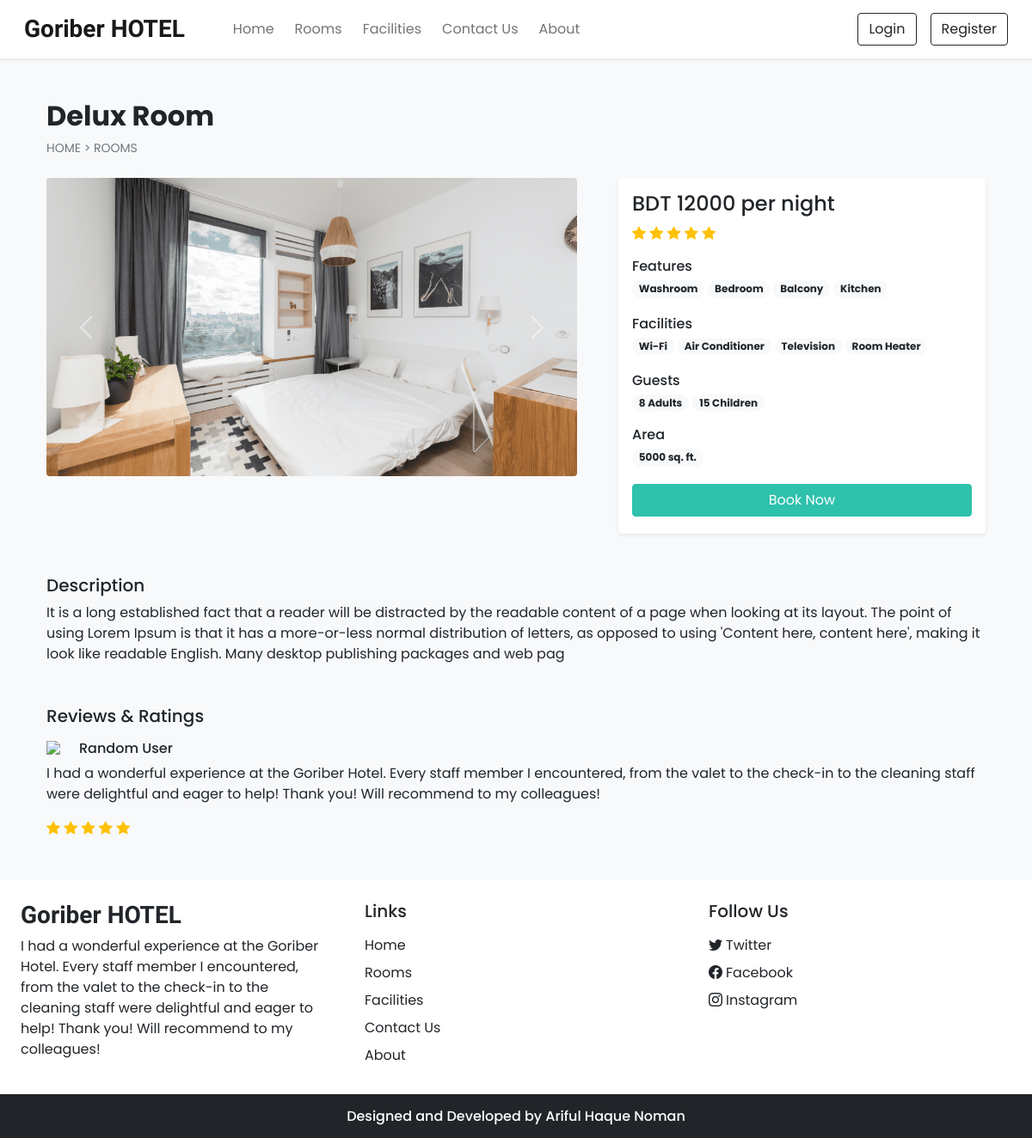
Page /room_details.php?id=9 on the committed database.
### tables this page shows
CREATE TABLE `settings` (
  `sr_no` int(11) NOT NULL,
  `site_title` varchar(50) NOT NULL,
  `site_about` varchar(250) NOT NULL,
  `shutdown` tinyint(1) NOT NULL
);

CREATE TABLE `rooms` (
  `id` int(11) NOT NULL,
  `name` varchar(150) NOT NULL,
  `area` int(11) NOT NULL,
  `price` int(11) NOT NULL,
  `quantity` int(11) NOT NULL,
  `adult` int(11) NOT NULL,
  `children` int(11) NOT NULL,
  `description` varchar(350) NOT NULL,
  `status` tinyint(4) NOT NULL DEFAULT 1,
  `removed` tinyint(4) NOT NULL DEFAULT 0
);

CREATE TABLE `room_images` (
  `sr_no` int(11) NOT NULL,
  `room_id` int(11) NOT NULL,
  `image` varchar(150) NOT NULL,
  `thumb` tinyint(4) NOT NULL DEFAULT 0
);

CREATE TABLE `features` (
  `id` int(11) NOT NULL,
  `name` varchar(50) NOT NULL
);

CREATE TABLE `facilities` (
  `id` int(11) NOT NULL,
  `icon` varchar(100) NOT NULL,
  `name` varchar(50) NOT NULL,
  `description` varchar(250) NOT NULL
);

### admin/inc/db_config.php (called while the page is built, shortened)
<?php
    function select($sql,$values,$datatypes)
    {
        $con = $GLOBALS['con'];
        if($stmt = mysqli_prepare($con,$sql))
        {
            mysqli_stmt_bind_param($stmt,$datatypes,...$values);
            if(mysqli_stmt_execute($stmt))
            {
                $res = mysqli_stmt_get_result($stmt);
                return $res;
            }
            else
            {
                mysqli_stmt_close($stmt);
                die("Query cannot be executed - Select");
            }
        }
        else
        {
            die("Query cannot be prepared - Select");
        }
    }
?>

### room_details.php (the view, shortened to what this page needs)
<!DOCTYPE html>
<html lang="en">
    <head>
        <?php require('inc/links.php');?>
    </head>
    <body class="bg-light">
        <?php require('inc/header.php');?>
        <?php
        $data = filteration($_GET);
        $room_res = select("SELECT * FROM `rooms` WHERE `id`=? AND `status`=? AND `removed`=?",[$data['id'],1,0],'iii');
        $room_data = mysqli_fetch_assoc($room_res);
        ?>
        <div class="container">
            <div class="row">
                <div class="col-12 my-5 mb-4 px-4">
                    <h2 class="fw-bold"><?php echo $room_data['name'] ?></h2>
                    <div style="font-size: 14px;">
                        <a href="index.php" class="text-secondary text-decoration-none">HOME</a>
                        <span class="text-secondary"> > </span>
                        <a href="rooms.php" class="text-secondary text-decoration-none">ROOMS</a>
                    </div>
                </div>
                <div class="col-lg-7 col-md-12 px-4">
                    <div id="roomCarousel" class="carousel slide" data-bs-ride="carousel">
                        <div class="carousel-inner">
                            <?php
                                $room_img = ROOMS_IMG_PATH . "thumbnail.jpg";
                                $img_q = mysqli_query($con, "SELECT * FROM `room_images` WHERE `room_id` = '$room_data[id]'");
                                if(mysqli_num_rows($img_q) > 0)
                                {
                                    $active_class = 'active';
                                    while($img_res = mysqli_fetch_assoc($img_q))
                                    {
                                        echo "
                                            <div class='carousel-item $active_class'>
                                                <img src='".ROOMS_IMG_PATH.$img_res['image']."' class='d-block w-100 rounded'>
                                            </div>
                                        ";
                                        $active_class = '';
                                    }
                                }
                                else
                                {
                                    echo "
                                        <div class='carousel-item active'>
                                            <img src='$room_img' class='d-block w-100'>
                                        </div>
                                    ";
                                }
                            ?>
                        </div>
                        <button class="carousel-control-prev" type="button" data-bs-target="#roomCarousel" data-bs-slide="prev">
                            <span class="carousel-control-prev-icon" aria-hidden="true"></span>
                        </button>
                        <button class="carousel-control-next" type="button" data-bs-target="#roomCarousel" data-bs-slide="next">
                            <span class="carousel-control-next-icon" aria-hidden="true"></span>
                        </button>
                    </div>
                </div>
                <div class="col-lg-5 col-md-12 px-4">
                    <div class="card mb-4 border-0 shadow-sm rounded-3">
                        <div class="card-body">
                            <?php
                                echo <<< price
                                    <h4>BDT $room_data[price] per night</h4>
                                price;
                                echo <<< rating
                                    <div class="mb-3">
                                        <i class="bi bi-star-fill text-warning"></i>
                                        <i class="bi bi-star-fill text-warning"></i>
                                        <i class="bi bi-star-fill text-warning"></i>
                                        <i class="bi bi-star-fill text-warning"></i>
                                        <i class="bi bi-star-fill text-warning"></i>
                                    </div>
                                rating;
                                $fea_q = mysqli_query($con,"SELECT f.name FROM `features` f INNER JOIN `room_features` rfea ON f.id = rfea.features_id WHERE rfea.room_id = '$room_data[id]'");
                                $features_data = "";
                                while($fea_row = mysqli_fetch_assoc($fea_q))
                                {
                                    $features_data .="<span class='badge rounded-pill bg-light text-dark text-wrap me-1 mb-1'>
                                        $fea_row[name]
                                    </span>";
                                }
                                echo <<< features
                                    <div class="mb-3">
                                        <h6 class="mb-1">Features</h6>
                                        $features_data
                                    </div>
                                features;
                                $fac_q = mysqli_query($con, "SELECT f.name FROM `facilities` f INNER JOIN `room_facilities` rfac ON f.id = rfac.facilities_id WHERE rfac.room_id = '$room_data[id]'");
                                $facilities_data = "";
                                while($fac_row = mysqli_fetch_assoc($fac_q))
                                {
                                    $facilities_data .="<span class='badge rounded-pill bg-light text-dark text-wrap me-1 mb-1'>
                                        $fac_row[name]
                                    </span>";
                                }
                                echo <<<facilities
                                    <div class="mb-3">
                                        <h6 class="mb-1">Facilities</h6>
                                        $facilities_data
                                    </div>
                                facilities;
                                echo <<<guests
                                    <div class="mb-3">
                                        <h6 class="mb-1">Guests</h6>
                                        <span class="badge rounded-pill bg-light text-dark text-wrap">
                                            $room_data[adult] Adults
                                        </span>
                                        <span class="badge rounded-pill bg-light text-dark text-wrap">
                                            $room_data[children] Children
                                        </span>
                                    </div>
                                guests;
                                echo <<< area
                                    <div class="mb-3">
                                        <h6 class="mb-1">Area</h6>
                                        <span class='badge rounded-pill bg-light text-dark text-wrap me-1 mb-1'>
                                            $room_data[area] sq. ft.
                                        </span>
                                    </div>
                                area;
                                if(!$settings_r['shutdown'])
                                {
                                    $login = 0;
                                    echo <<< book
                                        <button onclick='checkLoginToBook($login,$room_data[id])' class="btn w-100 text-white custom-bg shadow-none mb-1">Book Now</button>
                                    book;
                                }
                            ?>
                        </div>
                    </div>
                </div>
                <div class="col-12 mt-4 px-4">
                    <div class="mb-5">
                        <h5>Description</h5>
                        <p>
                            <?php echo $room_data['description'] ?>
                        </p>
                    </div>
                    <div>
                        <h5 class="mb-3">Reviews & Ratings</h5>
                        <div>
                            <div class="d-flex align-items-center mb-2">
                                <img src="images/features/star.svg" width="30px">
                                <h6 class="m-0 ms-2">Random User</h6>
                            </div>
                            <p>
                                I had a wonderful experience at the Goriber Hotel. Every staff member
                                I encountered, from the valet to the check-in to the cleaning
                                staff were delightful and eager to help! Thank you! Will recommend
                                to my colleagues!
                            </p>
                            <div class="rating">
                                <i class="bi bi-star-fill text-warning"></i>
                                <i class="bi bi-star-fill text-warning"></i>
                                <i class="bi bi-star-fill text-warning"></i>
                                <i class="bi bi-star-fill text-warning"></i>
                                <i class="bi bi-star-fill text-warning"></i>
                            </div>
                        </div>
                    </div>
                </div>
            </div>
        </div>
        <?php require('inc/footer.php');?>
    </body>
</html>

### inc/header.php (shortened to what this page needs)
<nav id="nav-bar" class="navbar navbar-expand-lg navbar-light bg-white px-lg-3 py-lg-2 shadow-sm sticky-top">
    <div class="container-fluid">
        <a class="navbar-brand me-5 fw-bold fs-3 h-font" href="index.php"><?php echo $settings_r['site_title'] ?></a>
        <div class="collapse navbar-collapse" id="navbarSupportedContent">
            <ul class="navbar-nav me-auto mb-2 mb-lg-0">
                <li class="nav-item">
                    <a class="nav-link me-2" href="index.php">Home</a>
                </li>
                <li class="nav-item">
                    <a class="nav-link me-2" href="rooms.php">Rooms</a>
                </li>
                <li class="nav-item">
                    <a class="nav-link me-2" href="facilities.php">Facilities</a>
                </li>
                <li class="nav-item">
                    <a class="nav-link me-2" href="contact.php">Contact Us</a>
                </li>
                <li class="nav-item">
                    <a class="nav-link" href="about.php">About</a>
                </li>
            </ul>
            <div class="d-flex">
                <?php
                    if(isset($_SESSION['login']) && $_SESSION['login'] == true)
                    {
                        $path = USERS_IMG_PATH;
                        echo <<< data
                            <div class="btn-group">
                                <button type="button" class="btn btn-outline-dark shadow-none dropdown-toggle" data-bs-toggle="dropdown" data-bs-display="static" aria-expanded="false">
                                    <img src="$path$_SESSION[uPic]" style="width: 25px; heigth: 25px;" class="me-1">
                                    $_SESSION[uName]
                                </button>
                                <ul class="dropdown-menu dropdown-menu-lg-end">
                                    <li><a class="dropdown-item" href="profile.php">Profile</a></li>
                                    <li><a class="dropdown-item" href="bookings.php">Bookings</a></li>
                                    <li><a class="dropdown-item" href="logout.php">Logout</a></li>
                                </ul>
                            </div>
                        data;
                    }
                    else
                    {
                        echo <<<data
                            <button type="button" class="btn btn-outline-dark shadow-none me-lg-3 me-2" data-bs-toggle="modal" data-bs-target="#loginModal">
                                Login
                            </button>
                            <button type="button" class="btn btn-outline-dark shadow-none" data-bs-toggle="modal" data-bs-target="#registerModal">
                                Register
                            </button>
                        data;
                    }
                ?>
            </div>
        </div>
    </div>
</nav>

### inc/footer.php (shortened to what this page needs)
<div class="container-fluid bg-white mt-5">
    <div class="row">
        <div class="col-lg-4 p-4">
            <h3 class="h-font fw-bold fs-3 mb-2"><?php echo $settings_r['site_title'] ?></h3>
            <p>
                <?php echo $settings_r['site_about'] ?>
            </p>
        </div>
        <div class="col-lg-4 p-4">
            <h5 class="mb-3">Links</h5>
            <a href="index.php" class="d-inline-block mb-2 text-dark text-decoration-none">Home</a><br>
            <a href="rooms.php" class="d-inline-block mb-2 text-dark text-decoration-none">Rooms</a><br>
            <a href="facilities.php" class="d-inline-block mb-2 text-dark text-decoration-none">Facilities</a><br>
            <a href="contact.php" class="d-inline-block mb-2 text-dark text-decoration-none">Contact Us</a><br>
            <a href="about.php" class="d-inline-block mb-2 text-dark text-decoration-none">About</a>
        </div>
        <div class="col-lg-4 p-4">
            <h5 class="mb-3">Follow Us</h5>
            <?php
                if($contact_r['tw'] != '')
                {
                    echo <<< data
                        <a href="$contact_r[tw]" class="d-inline-block text-dark text-decoration-none mb-2"><i class="bi bi-twitter me-1"></i>Twitter</a><br>
                    data;
                }
            ?>
            <a href="<?php echo $contact_r['fb'] ?>" class="d-inline-block text-dark text-decoration-none mb-2"><i class="bi bi-facebook me-1"></i>Facebook</a><br>
            <a href="<?php echo $contact_r['insta'] ?>" class="d-inline-block text-dark text-decoration-none"><i class="bi bi-instagram me-1"></i>Instagram</a>
        </div>
    </div>
</div>
<h6 class="text-center bg-dark text-white p-3 m-0">Designed and Developed by Ariful Haque Noman</h6>

### css/common.css (style rules this page uses)
:root { --teal: #2ec1ac; --teal_hover: #279e8c; }
* { font-family: 'Poppins', sans-serif; }
.h-font { font-family: 'Merienda', cursive; }
.custom-bg { background-color: var(--teal); border: 1px solid var(--teal); }

### rows in the picture
settings: site_title "Goriber HOTEL", site_about "I had a wonderful experience at the Goriber Hotel. Every staff member I encountered, from the valet to the check-in to the cleaning staff were delightful and eager to help! Thank you! Will recommend to my colleagues!"
rooms: name "Delux Room", price "12000", adult "8", children "15", area "5000", description "It is a long established fact that a reader will be distracted by the readable content of a page when looking at its layout. The point of using Lorem Ipsum is that it has a more-or-less normal distribution of letters, as opposed to using 'Content here, content here', making it look like readable English. Many desktop publishing packages and web pag"
room_images: image (picture)
features: name "Washroom"
features: name "Bedroom"
features: name "Balcony"
features: name "Kitchen"
facilities: name "Wi-Fi"
facilities: name "Air Conditioner"
facilities: name "Television"
facilities: name "Room Heater"
